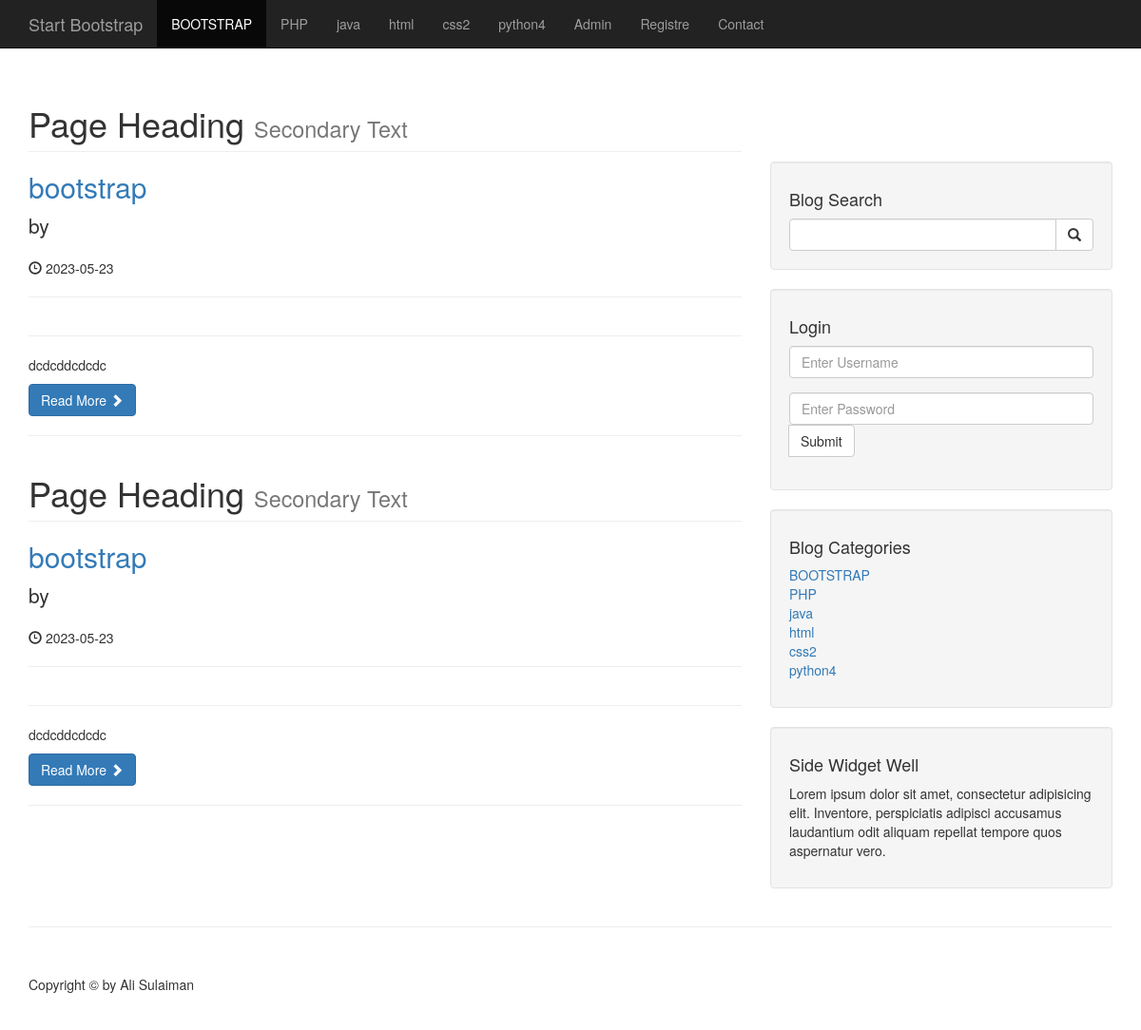
The app's page /category.php?category=1 with its own data.
### tables this page shows
CREATE TABLE `categories` (
  `cat_id` int(11) NOT NULL,
  `cat_title` varchar(222) NOT NULL
);

CREATE TABLE `posts` (
  `post_id` int(3) NOT NULL,
  `post_category_id` int(3) NOT NULL,
  `post_title` varchar(255) NOT NULL,
  `post_author` varchar(255) NOT NULL,
  `post_user` varchar(255) NOT NULL,
  `post_date` date NOT NULL,
  `post_image` text NOT NULL,
  `post_content` text NOT NULL,
  `post_tags` varchar(255) NOT NULL,
  `post_comment_count` int(11) NOT NULL,
  `post_status` varchar(255) NOT NULL DEFAULT 'draft',
  `post_views_count` int(11) NOT NULL
);

### category.php (the view, shortened to what this page needs)
<!DOCTYPE html>
<html lang="en">
<?php  include "includes/header.php"  ?>
    <?php  include "includes/navigation.php"  ?>
    <div class="container">
        <div class="row">
            <div class="col-md-8">
            <?php
              if(isset($_GET['category'])){
                $post_category_id=$_GET['category'];
                if(isset($_SESSION['user_role']) && $_SESSION['user_role'] == 'admin'){
                  $query="SELECT * FROM posts WHERE post_category_id = $post_category_id ";
               }else{
             $query="SELECT * FROM posts WHERE post_category_id = $post_category_id AND post_status= 'published'";
               }
             $select_all_postss_query=mysqli_query($connection,$query);
             if(mysqli_num_rows($select_all_postss_query) < 1){
                echo "<h1>No Posts</h1>";
             }else{
            while($row=mysqli_fetch_assoc($select_all_postss_query)){
                $post_id=$row['post_id'];
                 $post_title=$row['post_title'];
                 $post_content=substr($row['post_content'],0,100);
                 $post_date=$row['post_date'];
                 $post_author=$row['post_author'];
            ?>
                <h1 class="page-header">
                    Page Heading
                    <small>Secondary Text</small>
                </h1>
                <h2>
                    <a href="post.php?p_id=<?php echo $post_id?>"><?php echo $post_title?></a>
                </h2>
                <p class="lead">
                    by <a href="index.php"><?php echo $post_author?></a>
                </p>
                <p><span class="glyphicon glyphicon-time"></span> <?php echo $post_date?></p>
                <hr>
                <hr>
                <p><?php echo $post_content?></p>
                <a class="btn btn-primary" href="#">Read More <span class="glyphicon glyphicon-chevron-right"></span></a>
                <hr>
              <?php } } }
              else{
                header("location: index.php");
              }
              ?>
            </div>
            <?php  include "includes/sidebar.php"  ?>
        <hr>
        <?php  include "includes/footer.php"  ?>

### includes/navigation.php (shortened to what this page needs)
<nav class="navbar navbar-inverse navbar-fixed-top" role="navigation">
    <div class="container">
        <div class="navbar-header">
                <a class="navbar-brand" href="/cms">Start Bootstrap</a>
            </div>
        <div class="collapse navbar-collapse" id="bs-example-navbar-collapse-1">
            <ul class="nav navbar-nav">
                <?php
                $query="SELECT * FROM categories";
                $select_all_categories_query=mysqli_query($connection,$query);
                while($row=mysqli_fetch_assoc($select_all_categories_query)){
                    $cat_title=$row['cat_title'];
                    $cat_id=$row['cat_id'];
                    $category_class= '';
                    $registretion_class='';
                    $registration="registration.php";
                    $pagename=basename($_SERVER['PHP_SELF']);
                    if(isset($_GET['category']) && $_GET['category'] == $cat_id){
                         $category_class='active';
                    }else  if($pagename == $registration){
                         $registretion_class='active';
                    }
                    echo "<li class='$category_class'><a href='/cms/category/{$cat_id}'>{$cat_title}</a></li>";
                }
                ?>
                    <li>
                        <a href="/cms/admin">Admin</a>
                    </li>
                    <li   class="<?php  echo $registretion_class; ?>">
                        <a href="/cms/registration">Registre</a>
                    </li>
                    <li>
                        <a href="/cms/contact">Contact</a>
                    </li>
            </ul>
        </div>
        </div>
</nav>

### includes/sidebar.php
<div class="col-md-4">
<div class="well" style="margin-top: 100px;">
    <h4>Blog Search</h4>
    <form action="search.php" method="post">
    <div class="input-group">
        <input name="search" type="text" class="form-control">
        <span class="input-group-btn">
            <button class="btn btn-default" type="submit"name="submit">
                <span class="glyphicon glyphicon-search"></span>
        </button>
        </span>
    </div>
</form>
</div>
<div class="well">
    <h4>Login</h4>
    <form action="includes/login.php" method="post">
    <div class="form-group">
        <input name="username" type="text" class="form-control" placeholder="Enter Username">
    </div>
    <div class="form-group">
        <input name="password" type="text" class="form-control" placeholder="Enter Password">
        <span class="input-group-btn">
            <button class="btn btn-default" type="login" name="login">
                Submit
        </button>
        </span>
    </div>
</form>
</div>
<div class="well">
<?php
                $query="SELECT * FROM categories";
                $select_categories_sidebar=mysqli_query($connection,$query);
                ?>
    <h4>Blog Categories</h4>
    <div class="row">
        <div class="col-lg-12">
            <ul class="list-unstyled">
            <?php
             while($row=mysqli_fetch_assoc( $select_categories_sidebar)){
                $cat_title=$row['cat_title'];
                $cat_id=$row['cat_id'];
                echo "<li><a href='category.php?category={$cat_id}'>{$cat_title}</a></li>";
            }
            ?>
            </ul>
        </div>
    </div>
</div>
<div class="well">
    <h4>Side Widget Well</h4>
    <p>Lorem ipsum dolor sit amet, consectetur adipisicing elit. Inventore, perspiciatis adipisci accusamus laudantium odit aliquam repellat tempore quos aspernatur vero.</p>
</div>
</div>
</div>

### css/blog-home.css (style rules this page uses)
body { padding-top: 70px; }

### records on screen
categories: cat_title "BOOTSTRAP"
categories: cat_title "PHP"
categories: cat_title "java"
categories: cat_title "html"
categories: cat_title "css2"
categories: cat_title "python4"
posts: post_title "bootstrap", post_date "2023-05-23", post_content "dcdcddcdcdc"
posts: post_title "bootstrap", post_date "2023-05-23", post_content "dcdcddcdcdc"
